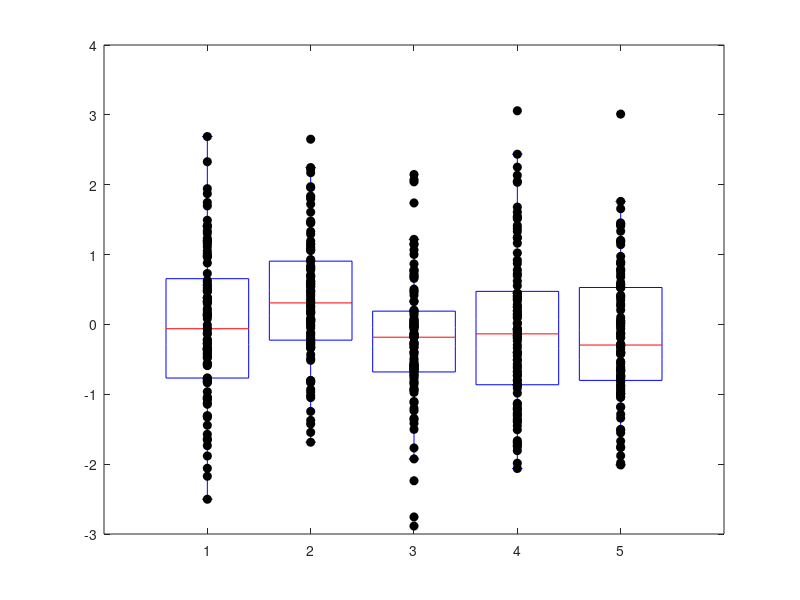

MATLAB code for this plot:
clear all
close all
data = randn(100, 5);%each column is a different group, organize in this fashion
boxplot(data);
hold on
plot(data', 'o', 'markeredgecolor', 'k', 'markerfacecolor', 'k')